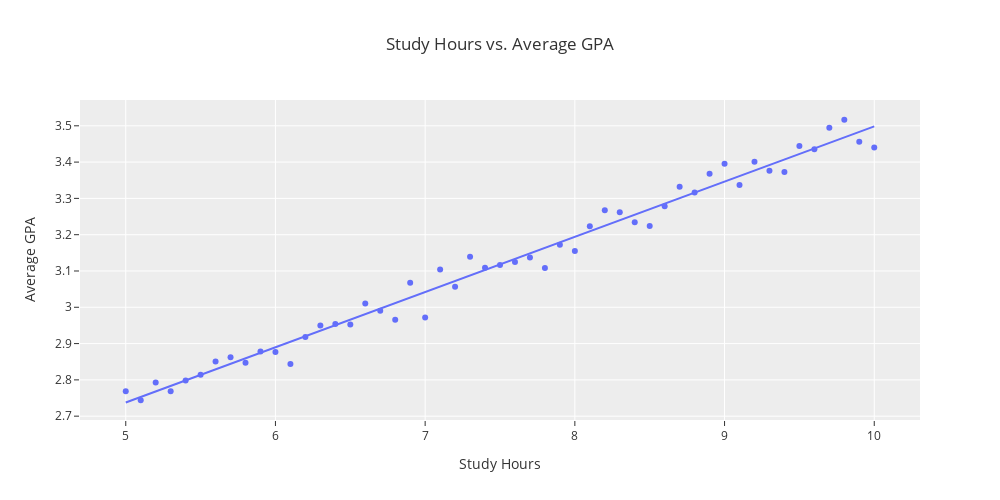

Here is the notebook cell this chart was saved with:
### Code cell
DF_study = DF.groupby('Study Hours')['GPA'].mean().reset_index()
DF_study

fig_study = px.scatter(DF_study, x = 'Study Hours', y = 'GPA',
                  title = 'Study Hours vs. Average GPA',
                      trendline = 'ols')
fig_study.update_layout(bargap=0.02,
                  yaxis_title = 'Average GPA',
                   autosize=False,
                   width=1000,
                   height=500,
                  template="ggplot2"
                       )
fig_study.show()

### Figure 1 — Plotly figure (JSON) as saved in the notebook; plotly's stock layout.template omitted (floating-point values rounded to 4 significant figures)
{"data": [{"hovertemplate": "Study Hours=%{x}<br>GPA=%{y}<extra></extra>", "legendgroup": "", "marker": {"color": "#636efa", "symbol": "circle"}, "mode": "markers", "name": "", "orientation": "v", "showlegend": false, "type": "scatter", "x": [5.0, 5.1, 5.2, 5.3, 5.4, 5.5, 5.6, 5.7, 5.8, 5.9, 6.0, 6.1, 6.2, 6.3, 6.4, 6.5, 6.6, 6.7, 6.8, 6.9, 7.0, 7.1, 7.2, 7.3, 7.4, 7.5, 7.6, 7.7, 7.8, 7.9, 8.0, 8.1, 8.2, 8.3, 8.4, 8.5, 8.6, 8.7, 8.8, 8.9, 9.0, 9.1, 9.2, 9.3, 9.4, 9.5, 9.6, 9.7, 9.8, 9.9, 10.0], "xaxis": "x", "y": [2.769, 2.744, 2.792, 2.769, 2.798, 2.814, 2.851, 2.862, 2.847, 2.878, 2.877, 2.844, 2.918, 2.95, 2.954, 2.952, 3.011, 2.99, 2.966, 3.067, 2.972, 3.104, 3.057, 3.139, 3.109, 3.117, 3.125, 3.137, 3.108, 3.172, 3.155, 3.224, 3.268, 3.262, 3.234, 3.224, 3.279, 3.332, 3.316, 3.368, 3.395, 3.337, 3.401, 3.376, 3.373, 3.444, 3.435, 3.494, 3.517, 3.456, 3.44], "yaxis": "y"}, {"hovertemplate": "<b>OLS trendline</b><br>GPA = 0.152158 * Study Hours + 1.97694<br>R<sup>2</sup>=0.981577<br><br>Study Hours=%{x}<br>GPA=%{y} <b>(trend)</b><extra></extra>", "legendgroup": "", "marker": {"color": "#636efa", "symbol": "circle"}, "mode": "lines", "name": "", "showlegend": false, "type": "scatter", "x": [5.0, 5.1, 5.2, 5.3, 5.4, 5.5, 5.6, 5.7, 5.8, 5.9, 6.0, 6.1, 6.2, 6.3, 6.4, 6.5, 6.6, 6.7, 6.8, 6.9, 7.0, 7.1, 7.2, 7.3, 7.4, 7.5, 7.6, 7.7, 7.8, 7.9, 8.0, 8.1, 8.2, 8.3, 8.4, 8.5, 8.6, 8.7, 8.8, 8.9, 9.0, 9.1, 9.2, 9.3, 9.4, 9.5, 9.6, 9.7, 9.8, 9.9, 10.0], "xaxis": "x", "y": [2.738, 2.753, 2.768, 2.783, 2.799, 2.814, 2.829, 2.844, 2.859, 2.875, 2.89, 2.905, 2.92, 2.936, 2.951, 2.966, 2.981, 2.996, 3.012, 3.027, 3.042, 3.057, 3.072, 3.088, 3.103, 3.118, 3.133, 3.149, 3.164, 3.179, 3.194, 3.209, 3.225, 3.24, 3.255, 3.27, 3.285, 3.301, 3.316, 3.331, 3.346, 3.362, 3.377, 3.392, 3.407, 3.422, 3.438, 3.453, 3.468, 3.483, 3.499], "yaxis": "y"}], "layout": {"autosize": false, "bargap": 0.02, "height": 500, "legend": {"tracegroupgap": 0}, "title": {"text": "Study Hours vs. Average GPA"}, "width": 1000, "xaxis": {"anchor": "y", "domain": [0, 1], "title": {"text": "Study Hours"}}, "yaxis": {"anchor": "x", "domain": [0, 1], "title": {"text": "Average GPA"}}}}
